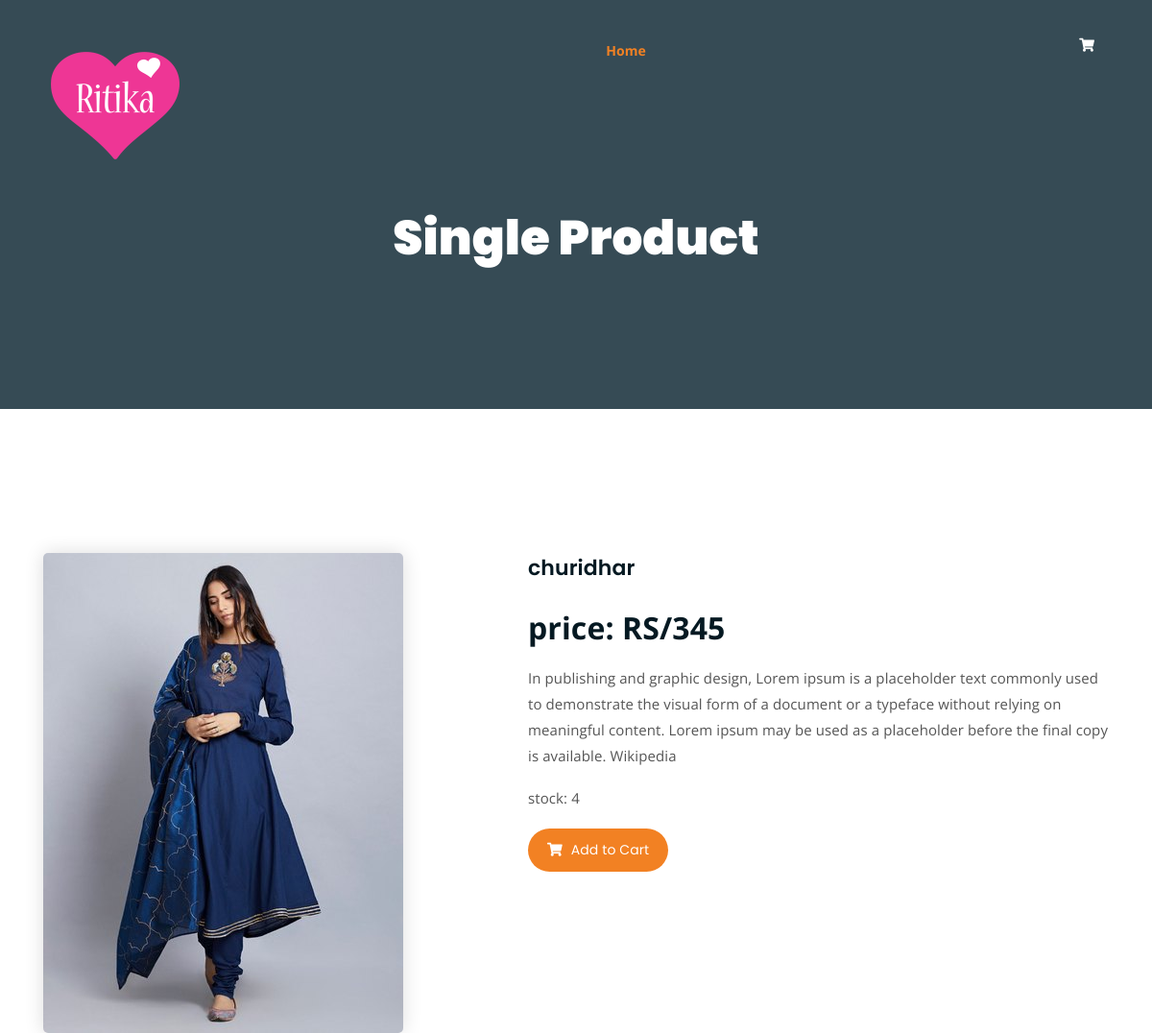
/wome-section/churidhar, run on the app's committed database.
### shop/models.py (models this page shows, shortened)
class products(models.Model):
    name=models.CharField(max_length=150,unique=True)
    slug=models.SlugField(max_length=150,unique=True)
    img=models.ImageField(upload_to='product')
    desc=models.TextField()
    stock=models.IntegerField()
    available=models.BooleanField()
    price=models.IntegerField()
    category=models.ForeignKey(categ,on_delete=models.CASCADE)

### shop/views.py (the view)
# urls.py: path('<slug:c_slug>/<slug:product_slug>',views.proddetails,name='details'),
def proddetails(request,c_slug,product_slug):
    try:
        prod=products.objects.get(category__slug=c_slug,slug=product_slug)
    except Exception as e:
        raise e
    return render(request,'single-product.html',{'pr':prod})

### cart/context_processor.py (called while the page is built)
def count(request):
    item_count=0
    if 'admin' in request.path:
        return {}
    else:
        try:
            ct=cartlist.objects.filter(cartid=cid(request))
            cti=items.objects.all().filter(cart=ct[:1])
            for c in cti:
                item_count += c.quan
        except cartlist.DoesNotExist:
            item_count=0
        return dict(itc=item_count)

### cart/views.py (called while the page is built)
def cid(request):
    ct_id=request.session.session_key
    if not ct_id:
        ct_id=request.session.create()
    return ct_id

### templates/single-product.html (shortened to what this page needs)
{% load static %}
<html lang="en">
<head>
	<link rel="stylesheet" href="{% static 'assets/css/all.min.css' %}">
	<link rel="stylesheet" href="{% static 'assets/bootstrap/css/bootstrap.min.css' %}">
	<link rel="stylesheet" href="{% static 'assets/css/owl.carousel.css' %}">
	<link rel="stylesheet" href="{% static 'assets/css/magnific-popup.css' %}">
	<link rel="stylesheet" href="{% static 'assets/css/animate.css' %}">
	<link rel="stylesheet" href="{% static 'assets/css/meanmenu.min.css' %}">
	<link rel="stylesheet" href="{% static 'assets/css/main.css' %}">
	<link rel="stylesheet" href="{% static 'assets/css/responsive.css' %}">
</head>
<body>
	<div class="top-header-area" id="sticker">
		<div class="container">
			<div class="row">
				<div class="col-lg-12 col-sm-12 text-center">
					<div class="main-menu-wrap">
						<div class="site-logo">
							<a href="index.html">
								<img src="{% static 'assets/img/Ritika.png'%}" alt="">
							</a>
						</div>
						<nav class="main-menu">
							<ul>
								<li class="current-list-item"><a href="/">Home</a>
								</li>
								<li>
									<div class="header-icons">
										<a class="shopping-cart" href="{% url 'cartdetails' %}"><i class="fas fa-shopping-cart"></i></a>
									</div>
								</li>
							</ul>
						</nav>
					</div>
				</div>
			</div>
		</div>
	</div>
	<div class="breadcrumb-section breadcrumb-bg">
		<div class="container">
			<div class="row">
				<div class="col-lg-8 offset-lg-2 text-center">
					<div class="breadcrumb-text">
						<h1>Single Product</h1>
					</div>
				</div>
			</div>
		</div>
	</div>
	<div class="single-product mt-150 mb-150">
		<div class="container">
			<div class="row">
				<div class="col-md-5">
					<div class="single-product-img">
					<img src={{pr.img.url}} alt="" style="height=300px;width=300;">
					</div>
				</div>
				<div class="col-md-7">
					<div class="single-product-content">
						<h3>{{pr.name}}</h3>
						<p class="single-product-pricing"> price: RS/{{pr.price}}</p>
						<p>{{pr.desc}}</p>
						<p>stock: {{pr.stock}}</p>
						<div class="single-product-form">
							{% if pr.stock <= 0 %}
							<h1 style="color:red"> Sorry No stock avilable</h1>
							{% else %}
							<a href="{% url 'addcart' pr.id %}" class="cart-btn"><i class="fas fa-shopping-cart"></i> Add to Cart</a>
							{% endif %}
						</div>
					</div>
				</div>
			</div>
		</div>
	</div>
</body>
</html>

### static/assets/css/main.css (style rules this page uses)
html { font-size: 14px; font-weight: 400; line-height: 28px; height: 100%; }
body { font-family: "Open Sans", sans-serif; font-weight: 400; font-size: 1rem; letter-spacing: 0.1px; line-height: 1.8; color: #051922; overflow-x: hidden; }
body img { max-width: 100%; }
a { cursor: pointer; text-decoration: none; -webkit-transition: all 0.2s ease-in-out; -o-transition: all 0.2s ease-in-out; transition: all 0.2s ease-in-out; }
h1, .h1, h2, .h2, h3, .h3, h4, .h4, h5, .h5, h6, .h6 { font-family: "Poppins", sans-serif; font-weight: 700; margin: 0 0 1.25rem 0; color: #051922; }
h1:last-child, .h1:last-child, h2:last-child, .h2:last-child, h3:last-child, .h3:last-child, h4:last-child, .h4:last-child, h5:last-child, .h5:last-child, h6:last-child, .h6:last-child { margin: 0; }
h1, .h1 { font-size: 4rem; font-weight: 700; line-height: 4rem; }
h3, .h3 { font-size: 2rem; font-weight: 700; line-height: 2.25rem; }
p { font-family: "Open Sans", sans-serif; font-weight: 400; font-size: 1rem; letter-spacing: 0.1px; line-height: 1.8; color: #051922; margin: 0 0 1.25rem 0; }
.mt-150 { margin-top: 150px; }
.mb-150 { margin-bottom: 150px; }
a.boxed-btn, a.bordered-btn, a.cart-btn { border-radius: 50px; }
.breadcrumb-bg { background-image: url(../img/breadcrumb-bg.jpg); }
.breadcrumb-text h1 { font-size: 50px; font-weight: 900; color: #fff; margin: 0; margin-top: 20px; }
.breadcrumb-section { padding: 150px 0; background-size: cover; background-position: center center; position: relative; z-index: 1; background-attachment: fixed; padding-top: 200px; }
.breadcrumb-section:after { position: absolute; left: 0; top: 0; width: 100%; height: 100%; content: ""; background-color: #07212e; z-index: -1; opacity: 0.8; }
.top-header-area { position: absolute; z-index: 999; width: 100%; padding: 25px 0; }
nav.main-menu ul { margin: 0; padding: 0; list-style: none; }
nav.main-menu ul li { display: inline-block; }
nav.main-menu ul li a { color: #fff; font-weight: 700; display: block; padding: 15px; }
nav.main-menu ul > li { position: relative; }
nav.main-menu ul li:last-child a { display: inline-block; }
nav.main-menu > ul li:last-child { float: right; }
.site-logo { float: left; max-width: 150px; }
.main-menu-wrap { position: relative; }
.header-icons a { color: #fff; display: inline-block; padding: 10px; }
.site-logo { padding: 6px 0; }
nav.main-menu ul li.current-list-item > a { color: #F28123; }
nav.main-menu li a { -webkit-transition: 0.3s; -o-transition: 0.3s; transition: 0.3s; }
.top-header-area .header-icons a { -webkit-transition: 0.3s; -o-transition: 0.3s; transition: 0.3s; }
.top-header-area { -webkit-transition: 0.3s; -o-transition: 0.3s; transition: 0.3s; }
a.cart-btn { -webkit-transition: 0.3s; -o-transition: 0.3s; transition: 0.3s; }
html, body { height: 100%; }
a.cart-btn { font-family: 'Poppins', sans-serif; display: inline-block; background-color: #F28123; color: #fff; padding: 10px 20px; }
a.cart-btn i { margin-right: 5px; }
.single-product-img img { border-radius: 5px; -webkit-box-shadow: 0 0 20px #ddd; box-shadow: 0 0 20px #ddd; }
.single-product-content h3 { font-size: 22px; font-weight: 600; }
.single-product-content p { font-size: 15px; color: #555; line-height: 1.8; }
.single-product-content p.single-product-pricing { font-size: 32px; font-weight: 700; margin-bottom: 10px; color: #051922; line-height: inherit; }
.single-product-form a.cart-btn { margin-bottom: 15px; }
.single-product-content { margin-left: 30px; }

### data on the page
products: img (picture), name "churidhar", price "345", desc "In publishing and graphic design, Lorem ipsum is a placeholder text commonly used to demonstrate the visual form of a document or a typeface without relying on meaningful content. Lorem ipsum may be used as a placeholder before the final copy is available. Wikipedia", stock "4"
